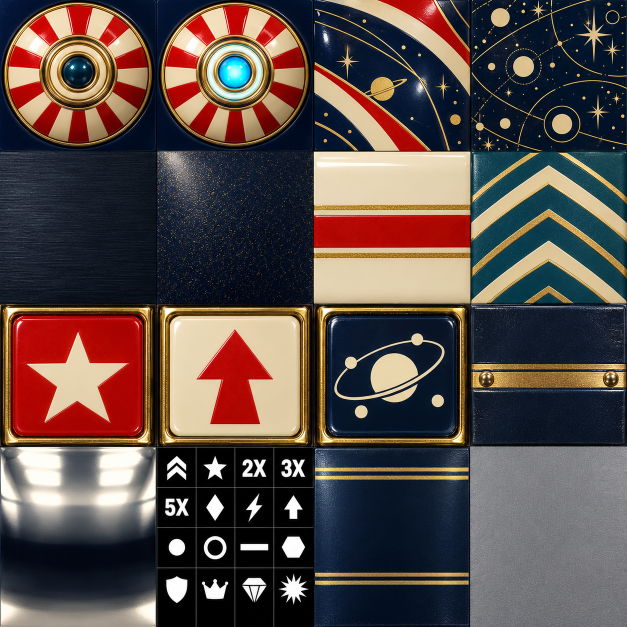
#> input picture Art/Masters/orbital-hardware.png, 1254 x 1254 px (shown at 1/2 size)
$ python -i skin_tool.py   (imports and definitions only)
#> lines starting #> are read from the running program, lines starting #| are printed output that depends on the picture
#!/usr/bin/env python3
"""Skin pipeline for the pinball tables. Needs only Pillow.

  skin_tool.py template [table]        Draw the layout guides to hand to an image model.
  skin_tool.py demo                    Paint the Classic and Neon skins procedurally.
  skin_tool.py ingest art.png NAME     Validate a painted atlas and install it as a skin.

One atlas image per skin: a 2:3 canvas, which is the tall format image models produce
natively. The table's aspect is the phone's, so at full canvas height the playfield
takes the left 69% and small parts share the right column. Nothing is lost by combining
them, and one image keeps the style of all the parts coherent.
"""
import json, math, pathlib, random, sys
from PIL import Image, ImageChops, ImageDraw, ImageEnhance, ImageFilter, ImageFont

ROOT = pathlib.Path(__file__).resolve().parent.parent
RES = ROOT / "GameData"
# [1 line that did not run here, left out]
# [1 line that did not run here, left out]
# [1 line that did not run here, left out]
FONT = "/System/Library/Fonts/Helvetica.ttc"


def font(size):
    return ImageFont.truetype(FONT, size)


def rect(slot):
    x, y, w, h = SLOTS[slot]["rect"]
    return x, y, x + w, y + h


def load_table(name):
    return json.loads((RES / "Tables" / f"{name}.json").read_text())


# [11 lines left out: function expand, not called in this run]


class Mapper:
    """Table coordinates (widths, y up) to atlas pixels in the playfield slot."""

    # [5 lines left out: function __init__, not called in this run]

    def __call__(self, p):
        return (self.ox + p[0] * self.scale, self.oy + self.h - p[1] * self.scale)

    def many(self, pts):
        return [self(p) for p in pts]


# ---------------------------------------------------------------- templates


# [139 lines left out: functions draw_slot_guides, draw_template, cmd_template, vgrad, glow_layer, not called in this run]


def add(img, layer):
    return ImageChops.add(img, layer)


# [14 lines left out: functions noise_tile, star_points, not called in this run]


PLAYFIELD_SIZE = (851, 1848)
PAINT_SCALE = 2


# [16 lines left out: functions radial_fade, vignette, not called in this run]


def fill_through(base, colour, mask):
    return Image.composite(Image.new("RGB", base.size, colour), base, mask)


def finish_playfield(img):
    img = img.resize(PLAYFIELD_SIZE, Image.Resampling.LANCZOS)
    grain = noise_tile(PLAYFIELD_SIZE[0], 128, 16, 5, .6).resize(PLAYFIELD_SIZE)
    return ImageChops.overlay(img, Image.merge("RGB", [grain] * 3))


# [113 lines left out: functions paint_classic_playfield, paint_neon_playfield, recolour_atlas, not called in this run]


# Reds are 345 to 20 degrees, Orbital's navy 195 to 255. The MatCaps and the room stay shared, like the kit.
PREMIUM_BASE = {
    "white": [1, 0.92, 0.72], "accent": [1, 0.9, 0.71], "ambient": 0.82, "key": [1, 0.94, 0.82], "keyIntensity": 1050, "plasticOpacity": 0.96,
    "metal": [1, 0.975, 0.9], "rubber": [0.94, 0.89, 0.75], "modelKit": "premium",
    "materials": {"metalness": 0.88, "roughness": 0.24, "playfieldReflectivity": 0.15, "bloom": 0.34, "rampOpacity": 1.0,
                  "matcap": "studio", "rampMatcap": "studio", "rampBlur": 2.5, "rampGloss": 0.1},
}
PREMIUM_SKINS = {
    "classic": {
        "name": "Classic", "paint": paint_classic_playfield, "hues": [((-15, 20), 22), ((195, 255), 218)],
        "lamps": {"cyan": [0.48, 0.74, 0.78], "amber": [1, 0.65, 0.16], "magenta": [0.96, 0.36, 0.22], "green": [0.55, 0.85, 0.4], "red": [1, 0.2, 0.12], "bumper": [1, 0.62, 0.14]},
        "shell": [0.06, 0.13, 0.32], "flipperRubber": [0.62, 0.17, 0.03], "dmd": [1, 0.55, 0.13], "slingLens": [1, 0.3, 0.05],
        "capBase": [0.92, 0.84, 0.66], "capStar": [0.68, 0.2, 0.04], "rampGlass": [0.1, 0.055, 0.03],
    },
    "neon": {
        "name": "Neon", "paint": paint_neon_playfield, "hues": [((-15, 20), 322), ((195, 255), 268)],
        "lamps": {"cyan": [0.2, 0.85, 1], "amber": [1, 0.65, 0.14], "magenta": [1, 0.18, 0.68], "green": [0.25, 0.95, 0.55], "red": [1, 0.2, 0.2], "bumper": [0.2, 0.85, 1]},
        "shell": [0.42, 0.05, 0.42], "flipperRubber": [0.05, 0.27, 0.42], "dmd": [1, 0.32, 0.72], "slingLens": [0.9, 0.1, 0.55],
        "capBase": [0.1, 0.07, 0.24], "capStar": [1, 0.32, 0.72], "rampGlass": [0.07, 0.03, 0.12],
    },
}


# What an ingested atlas starts from.
NEON_PALETTE = {
    "lamps": {"cyan": [0.2, 0.85, 1.0], "white": [1.0, 0.95, 0.9], "amber": [1.0, 0.65, 0.12], "magenta": [1.0, 0.15, 0.7], "green": [0.2, 1.0, 0.45], "red": [1.0, 0.16, 0.12]},
    "rubber": [0.95, 0.95, 0.98], "metal": [0.82, 0.84, 0.9], "ambient": 1.0, "key": [1.0, 0.94, 0.9], "keyIntensity": 900, "dmd": [1.0, 0.32, 0.72], "plasticOpacity": 0.72,
}


# [56 lines left out: functions install, cmd_demo, dominant_lamps, cmd_ingest, not called in this run]


# [10 lines not run here, left out]

>>> import cv2
>>> picture = cv2.imread('../Art/Masters/orbital-hardware.png', cv2.IMREAD_GRAYSCALE)
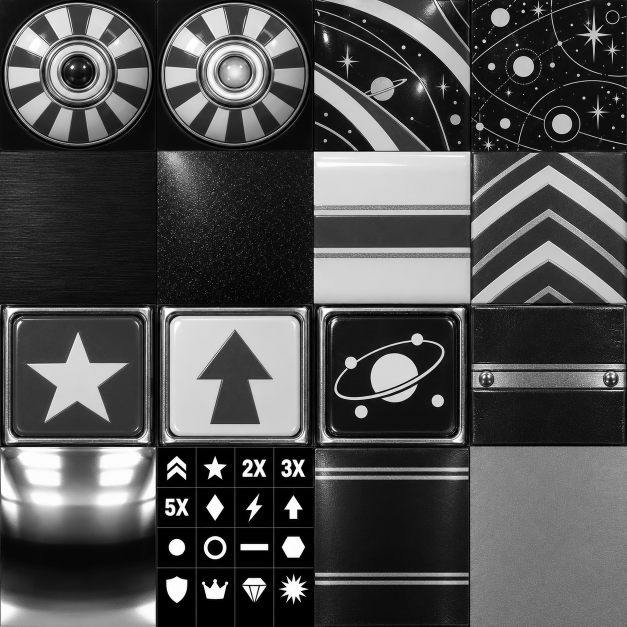
#> picture: shape (1254, 1254) (shown at 1/2 size); min 0, max 255, mean 79
#> (the run stopped early here; a loop or call above may not have finished)

$ run again, on Art/Masters/abyss-hardware.png
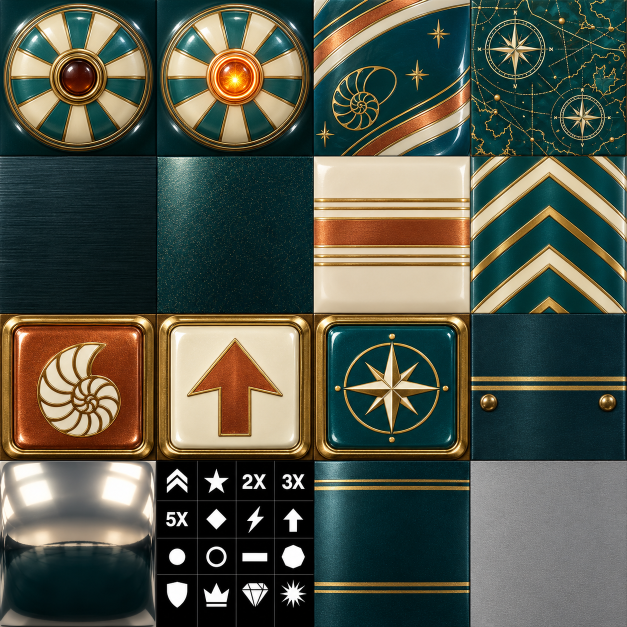
#> input picture Art/Masters/abyss-hardware.png, 1254 x 1254 px (shown at 1/2 size)
#> `picture = cv2.imread('../Art/Masters/orbital-hardware.png', cv2.IMREAD..`:
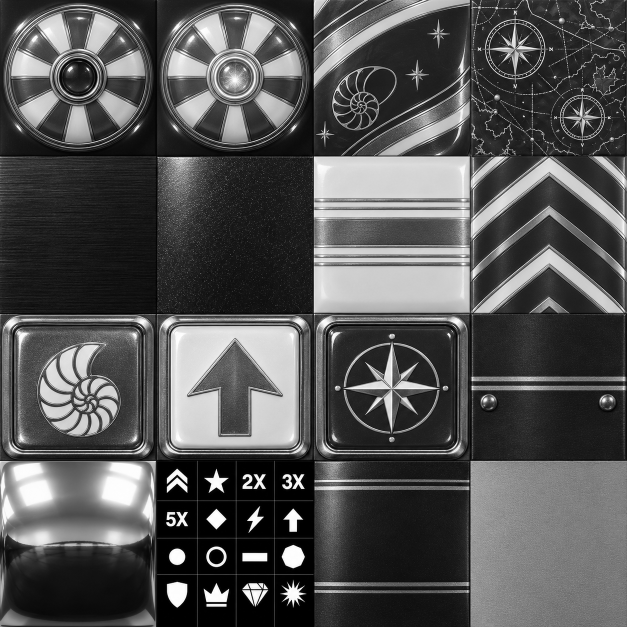
#> picture: shape (1254, 1254) (shown at 1/2 size); min 0, max 255, mean 82.9

$ run again, on Art/Masters/abyss-playfield.png
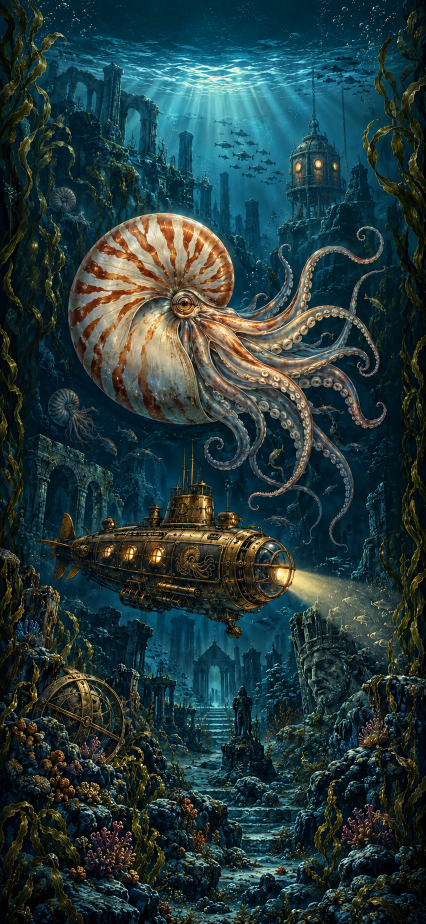
#> input picture Art/Masters/abyss-playfield.png, 851 x 1848 px (shown at 1/2 size)
#> `picture = cv2.imread('../Art/Masters/orbital-hardware.png', cv2.IMREAD..`:
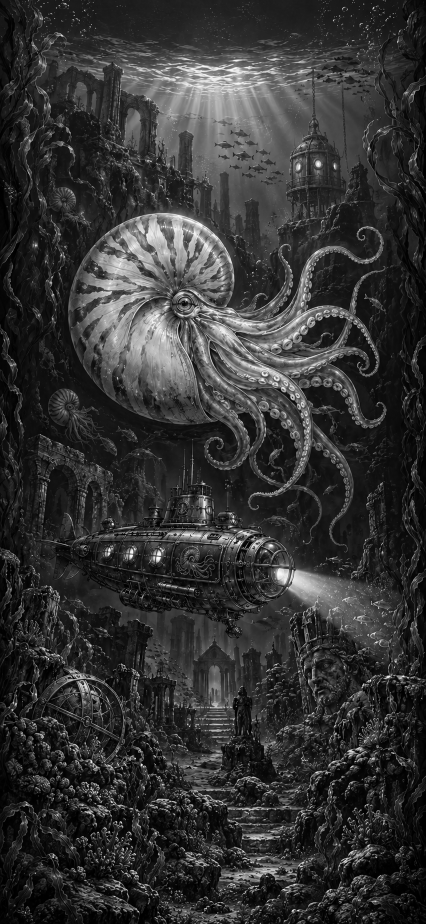
#> picture: shape (1848, 851) (shown at 1/2 size); min 0, max 255, mean 51.5

$ run again, on Art/Masters/arcade-ui-controls.png
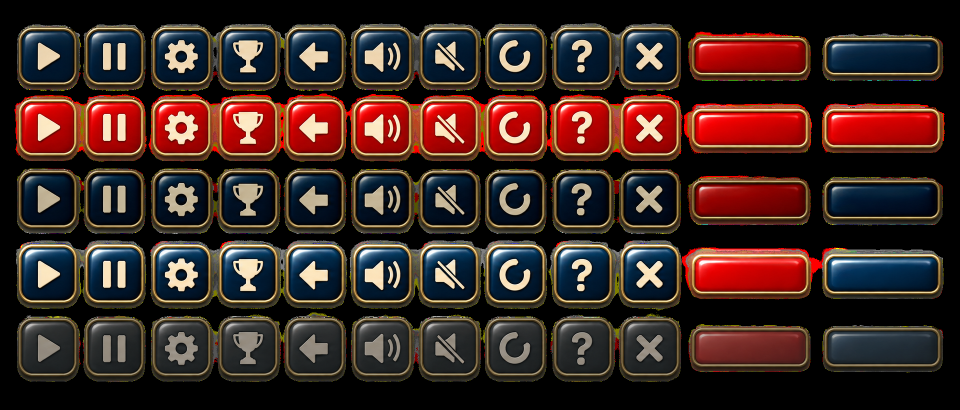
#> input picture Art/Masters/arcade-ui-controls.png, 1920 x 819 px (shown at 1/2 size)
#> `picture = cv2.imread('../Art/Masters/orbital-hardware.png', cv2.IMREAD..`:
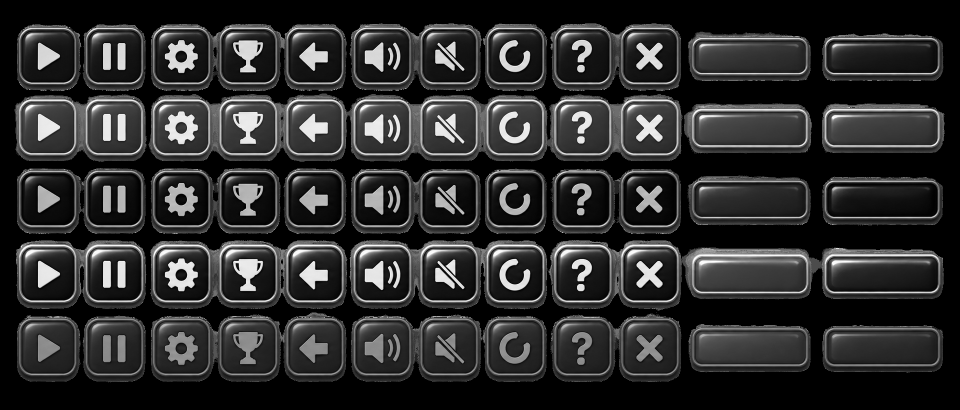
#> picture: shape (819, 1920) (shown at 1/2 size); min 0, max 255, mean 46.3
